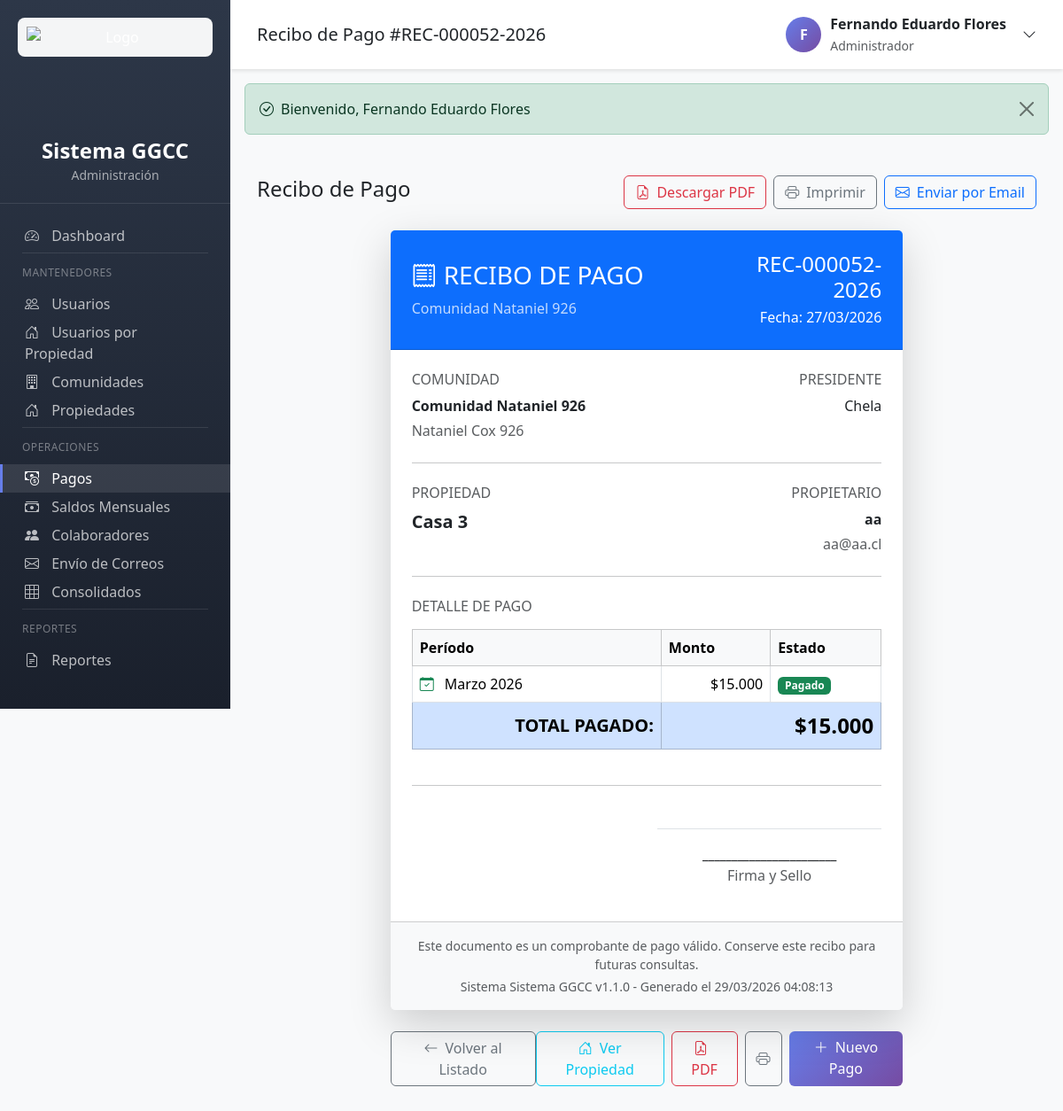
The page /pagos.php?action=recibo&id=52 (signed in) on the database its author committed.
### tables this page shows
CREATE TABLE `pagos` (
  `id` int(11) NOT NULL AUTO_INCREMENT,
  `propiedad_id` int(11) NOT NULL,
  `fecha` date NOT NULL,
  `monto` decimal(10,2) NOT NULL,
  `observaciones` text DEFAULT NULL,
  `saldo_utilizado` decimal(10,2) DEFAULT 0.00,
  `recibo_generado` tinyint(1) DEFAULT 0,
  `recibo_path` varchar(255) DEFAULT NULL,
  `created_at` timestamp NOT NULL DEFAULT current_timestamp(),
  `updated_at` timestamp NOT NULL DEFAULT current_timestamp() ON UPDATE current_timestamp(),
  PRIMARY KEY (`id`),
  KEY `idx_propiedad` (`propiedad_id`),
  KEY `idx_fecha` (`fecha`),
  KEY `idx_created_at` (`created_at`),
  CONSTRAINT `pagos_ibfk_1` FOREIGN KEY (`propiedad_id`) REFERENCES `propiedades` (`id`) ON DELETE CASCADE
);

CREATE TABLE `comunidades` (
  `id` int(11) NOT NULL AUTO_INCREMENT,
  `nombre` varchar(150) NOT NULL,
  `direccion` text NOT NULL,
  `pais` varchar(50) DEFAULT 'Chile',
  `region` varchar(100) NOT NULL,
  `comuna` varchar(100) NOT NULL,
  `nombre_presidente` varchar(100) NOT NULL,
  `whatsapp_presidente` varchar(20) DEFAULT NULL,
  `email_presidente` varchar(100) DEFAULT NULL,
  `activo` tinyint(1) DEFAULT 1,
  `created_at` timestamp NOT NULL DEFAULT current_timestamp(),
  `updated_at` timestamp NOT NULL DEFAULT current_timestamp() ON UPDATE current_timestamp(),
  PRIMARY KEY (`id`),
  KEY `idx_nombre` (`nombre`),
  KEY `idx_activo` (`activo`),
  KEY `idx_comuna` (`comuna`)
);

CREATE TABLE `propiedades` (
  `id` int(11) NOT NULL AUTO_INCREMENT,
  `comunidad_id` int(11) NOT NULL,
  `nombre` varchar(100) NOT NULL,
  `tipo` enum('Casa','Departamento','Parcela') NOT NULL,
  `precio_gastos_comunes` decimal(10,2) NOT NULL DEFAULT 0.00,
  `nombre_dueno` varchar(100) NOT NULL,
  `email_dueno` varchar(100) NOT NULL,
  `whatsapp_dueno` varchar(20) DEFAULT NULL,
  `nombre_agente` varchar(100) DEFAULT NULL,
  `email_agente` varchar(100) DEFAULT NULL,
  `whatsapp_agente` varchar(20) DEFAULT NULL,
  `saldo` decimal(10,2) DEFAULT 0.00,
  `activo` tinyint(1) DEFAULT 1,
  `created_at` timestamp NOT NULL DEFAULT current_timestamp(),
  `updated_at` timestamp NOT NULL DEFAULT current_timestamp() ON UPDATE current_timestamp(),
  PRIMARY KEY (`id`),
  KEY `idx_comunidad` (`comunidad_id`),
  KEY `idx_tipo` (`tipo`),
  KEY `idx_activo` (`activo`),
  KEY `idx_email_dueno` (`email_dueno`),
  CONSTRAINT `propiedades_ibfk_1` FOREIGN KEY (`comunidad_id`) REFERENCES `comunidades` (`id`) ON DELETE CASCADE
);

CREATE TABLE `pagos_detalle` (
  `id` int(11) NOT NULL AUTO_INCREMENT,
  `pago_id` int(11) NOT NULL,
  `deuda_id` int(11) NOT NULL,
  `monto_pagado` decimal(10,2) NOT NULL,
  PRIMARY KEY (`id`),
  KEY `idx_pago` (`pago_id`),
  KEY `idx_deuda` (`deuda_id`),
  CONSTRAINT `pagos_detalle_ibfk_1` FOREIGN KEY (`pago_id`) REFERENCES `pagos` (`id`) ON DELETE CASCADE,
  CONSTRAINT `pagos_detalle_ibfk_2` FOREIGN KEY (`deuda_id`) REFERENCES `deudas` (`id`) ON DELETE CASCADE
);

CREATE TABLE `deudas` (
  `id` int(11) NOT NULL AUTO_INCREMENT,
  `propiedad_id` int(11) NOT NULL,
  `mes` int(11) NOT NULL,
  `anio` int(11) NOT NULL,
  `monto` decimal(10,2) NOT NULL,
  `estado` enum('Pendiente','Pagado') DEFAULT 'Pendiente',
  `pagada_con_saldo` tinyint(1) DEFAULT 0,
  `created_at` timestamp NOT NULL DEFAULT current_timestamp(),
  `updated_at` timestamp NOT NULL DEFAULT current_timestamp() ON UPDATE current_timestamp(),
  PRIMARY KEY (`id`),
  UNIQUE KEY `uk_propiedad_mes_anio` (`propiedad_id`,`mes`,`anio`),
  KEY `idx_propiedad` (`propiedad_id`),
  KEY `idx_mes_anio` (`mes`,`anio`),
  KEY `idx_estado` (`estado`),
  CONSTRAINT `deudas_ibfk_1` FOREIGN KEY (`propiedad_id`) REFERENCES `propiedades` (`id`) ON DELETE CASCADE
);

### app/controllers/PagosController.php (called while the page is built, shortened)
<?php
class PagosController {
    private Pago $pagoModel;
    public function __construct() {
        $this->pagoModel = new Pago();
    }
    public function recibo(): void {
        $id = (int) ($_GET['id'] ?? 0);
        $pago = $this->pagoModel->getWithDetails($id);
        $pago['numero_recibo'] = $this->pagoModel->generarNumeroRecibo($id);
        require_once VIEWS_PATH . '/pagos/recibo.php';
    }
}

### config/config.php (called while the page is built, shortened)
<?php
spl_autoload_register(function ($class) {
    $paths = [
        APP_PATH . '/controllers/',
        APP_PATH . '/models/',
        APP_PATH . '/helpers/'
    ];
    foreach ($paths as $path) {
        $file = $path . $class . '.php';
        if (file_exists($file)) {
            return;
        }
    }
});
function e(string $text): string {
    return htmlspecialchars($text, ENT_QUOTES, 'UTF-8');
}
function formatMoney(float $amount): string {
    return '$' . number_format($amount, 0, ',', '.');
}
function formatDate(string $date, string $format = 'd/m/Y'): string {
    return date($format, strtotime($date));
}
function getMonthName(int $month): string {
    $months = [
        1 => 'Enero', 2 => 'Febrero', 3 => 'Marzo', 4 => 'Abril',
        5 => 'Mayo', 6 => 'Junio', 7 => 'Julio', 8 => 'Agosto',
        9 => 'Septiembre', 10 => 'Octubre', 11 => 'Noviembre', 12 => 'Diciembre'
    ];
    return $months[$month] ?? '';
}

### config/database.php (called while the page is built, shortened)
<?php
class Database {
    private static ?PDO $instance = null;
    public static function getConnection(): PDO {
        if (self::$instance === null) {
            try {
                $dsn = "mysql:host=" . DB_HOST . ";dbname=" . DB_NAME . ";charset=" . DB_CHARSET;
                $options = [
                    PDO::ATTR_ERRMODE => PDO::ERRMODE_EXCEPTION,
                    PDO::ATTR_DEFAULT_FETCH_MODE => PDO::FETCH_ASSOC,
                    PDO::ATTR_EMULATE_PREPARES => false,
                    PDO::MYSQL_ATTR_INIT_COMMAND => "SET NAMES " . DB_CHARSET . " COLLATE utf8mb4_unicode_ci"
                ];
                self::$instance = new PDO($dsn, DB_USER, DB_PASS, $options);
            } catch (PDOException $e) {
                throw new Exception("Error de conexión a la base de datos: " . $e->getMessage());
            }
        }
        return self::$instance;
    }
}
function getDB(): PDO {
    return Database::getConnection();
}

### app/models/Model.php (called while the page is built, shortened)
<?php
abstract class Model {
    public function __construct() {
        $this->db = getDB();
    }
}

### app/models/Pago.php (called while the page is built, shortened)
<?php
require_once __DIR__ . '/Model.php';
class Pago extends Model {
    protected string $table = 'pagos';
    public function getWithDetails(int $pagoId): ?array {
        $sql = "SELECT p.*,
                       pr.nombre as propiedad_nombre,
                       pr.nombre_dueno,
                       pr.email_dueno,
                       pr.whatsapp_dueno,
                       pr.nombre_agente,
                       pr.email_agente,
                       pr.whatsapp_agente,
                       pr.precio_gastos_comunes,
                       pr.comunidad_id,
                       c.nombre as comunidad_nombre,
                       c.direccion as comunidad_direccion,
                       c.nombre_presidente,
                       c.email_presidente
                FROM {$this->table} p
                LEFT JOIN propiedades pr ON p.propiedad_id = pr.id
                LEFT JOIN comunidades c ON pr.comunidad_id = c.id
                WHERE p.id = :id";
        $stmt = $this->db->prepare($sql);
        $stmt->execute([':id' => $pagoId]);
        $pago = $stmt->fetch();
        $sqlDetalle = "SELECT pd.*, d.mes, d.anio, d.monto as monto_deuda
                       FROM pagos_detalle pd
                       LEFT JOIN deudas d ON pd.deuda_id = d.id
                       WHERE pd.pago_id = :pago_id
                       ORDER BY d.anio DESC, d.mes DESC";
        $stmtDetalle = $this->db->prepare($sqlDetalle);
        $stmtDetalle->execute([':pago_id' => $pagoId]);
        $pago['detalles'] = $stmtDetalle->fetchAll();
        return $pago;
    }
    public function generarNumeroRecibo(int $pagoId): string {
        return 'REC-' . str_pad($pagoId, 6, '0', STR_PAD_LEFT) . '-' . date('Y');
    }
}

### app/views/pagos/recibo.php (the view, shortened to what this page needs)
<?php
require_once __DIR__ . '/../partials/header.php';
?>
<div class="d-flex justify-content-between align-items-center mb-4">
    <h4>Recibo de Pago</h4>
    <div class="d-flex gap-2">
        <a href="pagos.php?action=pdf&id=<?= $pago['id'] ?>" class="btn btn-outline-danger" target="_blank">
            <i class="bi bi-file-earmark-pdf me-2"></i>Descargar PDF
        </a>
        <button onclick="window.print()" class="btn btn-outline-secondary">
            <i class="bi bi-printer me-2"></i>Imprimir
        </button>
        <a href="pagos.php?action=enviar&id=<?= $pago['id'] ?>" class="btn btn-outline-primary">
            <i class="bi bi-envelope me-2"></i>Enviar por Email
        </a>
    </div>
</div>
<div class="row justify-content-center">
    <div class="col-lg-8">
        <div class="card border-0 shadow-lg" id="recibo">
            <div class="card-header bg-primary text-white p-4">
                <div class="row align-items-center">
                    <div class="col-md-8">
                        <h3 class="mb-0"><i class="bi bi-receipt me-2"></i>RECIBO DE PAGO</h3>
                        <p class="mb-0 mt-2 opacity-75"><?= e($pago['comunidad_nombre']) ?></p>
                    </div>
                    <div class="col-md-4 text-md-end">
                        <h4 class="mb-0"><?= $pago['numero_recibo'] ?></h4>
                        <p class="mb-0 mt-1">Fecha: <?= formatDate($pago['fecha']) ?></p>
                    </div>
                </div>
            </div>
            <div class="card-body p-4">
                <div class="row mb-4">
                    <div class="col-md-6">
                        <h6 class="text-muted mb-2">COMUNIDAD</h6>
                        <p class="mb-1 fw-bold"><?= e($pago['comunidad_nombre']) ?></p>
                        <p class="mb-0 text-muted"><?= e($pago['comunidad_direccion']) ?></p>
                    </div>
                    <div class="col-md-6 text-md-end">
                        <h6 class="text-muted mb-2">PRESIDENTE</h6>
                        <p class="mb-1"><?= e($pago['nombre_presidente']) ?></p>
                    </div>
                </div>
                <hr class="my-4">
                <div class="row mb-4">
                    <div class="col-md-6">
                        <h6 class="text-muted mb-2">PROPIEDAD</h6>
                        <p class="mb-1 fw-bold fs-5"><?= e($pago['propiedad_nombre']) ?></p>
                    </div>
                    <div class="col-md-6 text-md-end">
                        <h6 class="text-muted mb-2">PROPIETARIO</h6>
                        <p class="mb-1 fw-bold"><?= e($pago['nombre_dueno']) ?></p>
                        <p class="mb-0 text-muted"><?= e($pago['email_dueno']) ?></p>
                    </div>
                </div>
                <hr class="my-4">
                <h6 class="text-muted mb-3">DETALLE DE PAGO</h6>
                <div class="table-responsive">
                    <table class="table table-bordered">
                        <thead class="table-light">
                            <tr>
                                <th>Período</th>
                                <th>Monto</th>
                                <th>Estado</th>
                            </tr>
                        </thead>
                        <tbody>
                            <?php foreach ($pago['detalles'] as $detalle): ?>
                                <tr>
                                    <td>
                                        <i class="bi bi-calendar-check text-success me-2"></i>
                                        <?= getMonthName((int)$detalle['mes']) ?> <?= $detalle['anio'] ?>
                                    </td>
                                    <td class="text-end"><?= formatMoney((float)$detalle['monto_pagado']) ?></td>
                                    <td><span class="badge bg-success">Pagado</span></td>
                                </tr>
                            <?php endforeach; ?>
                        </tbody>
                        <tfoot class="table-primary">
                            <tr>
                                <td colspan="1" class="text-end fw-bold fs-5">TOTAL PAGADO:</td>
                                <td colspan="2" class="text-end fw-bold fs-4">
                                    <?= formatMoney((float)$pago['monto']) ?>
                                </td>
                            </tr>
                        </tfoot>
                    </table>
                </div>
                <hr class="my-4">
                <div class="row mt-5">
                    <div class="col-md-6 offset-md-6">
                        <div class="border-top pt-3 text-center">
                            <p class="mb-0 fw-bold">_______________________</p>
                            <p class="text-muted">Firma y Sello</p>
                        </div>
                    </div>
                </div>
            </div>
            <div class="card-footer bg-light text-center p-3">
                <p class="mb-0 text-muted small">
                    Este documento es un comprobante de pago válido. Conserve este recibo para futuras consultas.
                </p>
                <p class="mb-0 text-muted small mt-1">
                    Sistema <?= APP_NAME ?> v<?= APP_VERSION ?> - Generado el <?= date('d/m/Y H:i:s') ?>
                </p>
            </div>
        </div>
        <div class="d-flex justify-content-between mt-4 no-print">
            <a href="pagos.php" class="btn btn-outline-secondary">
                <i class="bi bi-arrow-left me-2"></i>Volver al Listado
            </a>
            <div class="d-flex gap-2">
                <a href="propiedades.php?action=show&id=<?= $pago['propiedad_id'] ?>" class="btn btn-outline-info">
                    <i class="bi bi-house-door me-2"></i>Ver Propiedad
                </a>
                <a href="pagos.php?action=pdf&id=<?= $pago['id'] ?>" class="btn btn-outline-danger" target="_blank">
                    <i class="bi bi-file-earmark-pdf me-2"></i>PDF
                </a>
                <button onclick="window.print()" class="btn btn-outline-secondary">
                    <i class="bi bi-printer"></i>
                </button>
                <a href="pagos.php?action=create" class="btn btn-primary-custom">
                    <i class="bi bi-plus-lg me-2"></i>Nuevo Pago
                </a>
            </div>
        </div>
    </div>
</div>
<?php require_once __DIR__ . '/../partials/footer.php'; ?>

### app/views/partials/header.php (style rules this page uses)
:root { --sidebar-width: 260px; --primary-color: #667eea; --secondary-color: #764ba2; }
body { background-color: #f8f9fa; }
.btn-primary-custom { background: linear-gradient(135deg, #667eea 0%, #764ba2 100%); border: none; color: white; }

### rows shown on the page
pagos: comunidades.nombre "Comunidad Nataniel 926", fecha "27/03/2026", comunidades.direccion "Nataniel Cox 926", comunidades.nombre_presidente "Chela", propiedad.nombre "Casa 3", propiedad.nombre_dueno "aa", propiedad.email_dueno "aa@aa.cl", monto "$15.000"
pagos_detalle: deuda.mes "Marzo", deuda.anio "2026", monto_pagado "$15.000"

### other values the page prints
APP_NAME "Sistema GGCC"
$title "Recibo de Pago #REC-000052-2026"
substr($_SESSION['user_nombre'] ?? 'A', 0, 1) "F"
$_SESSION['user_nombre'] "Fernando Eduardo Flores"
$_SESSION['user_rol'] "Administrador"
$success "Bienvenido, Fernando Eduardo Flores"
$pago['numero_recibo'] "REC-000052-2026"
APP_VERSION "1.1.0"
